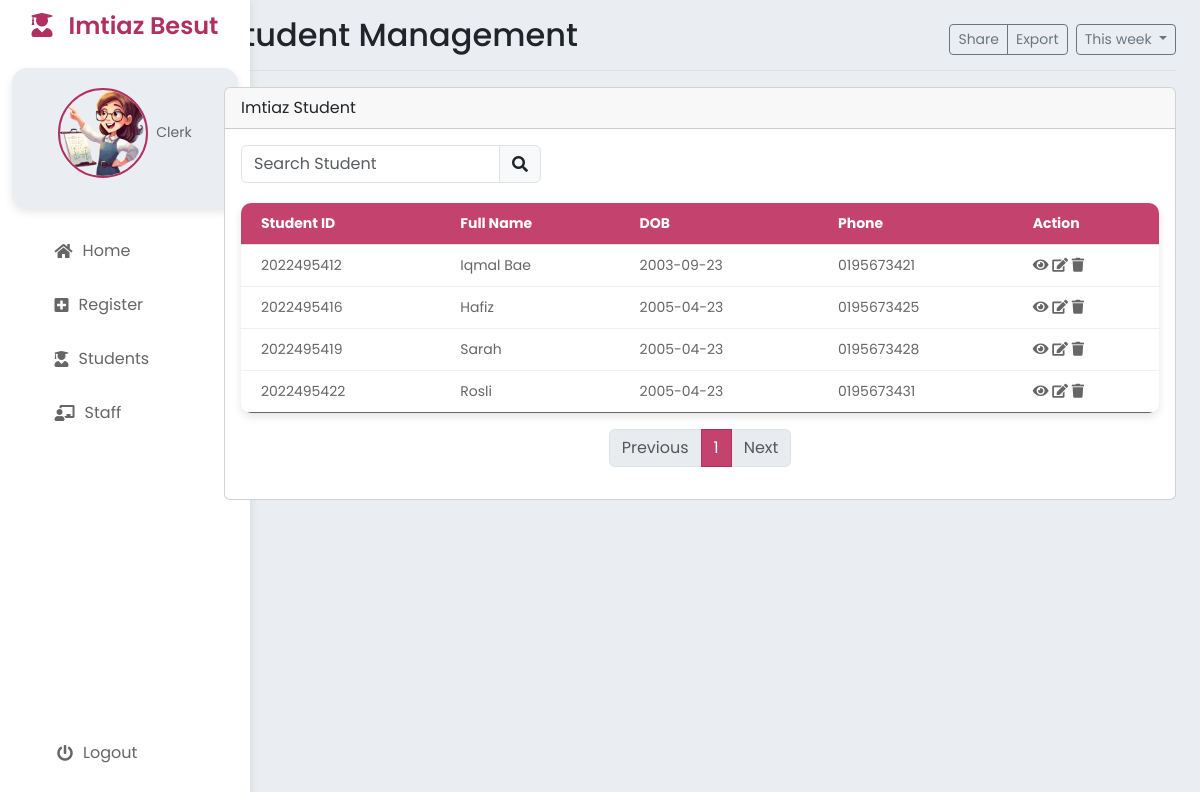
/StaffStudent.php, run on an earlier commit of the app's database.
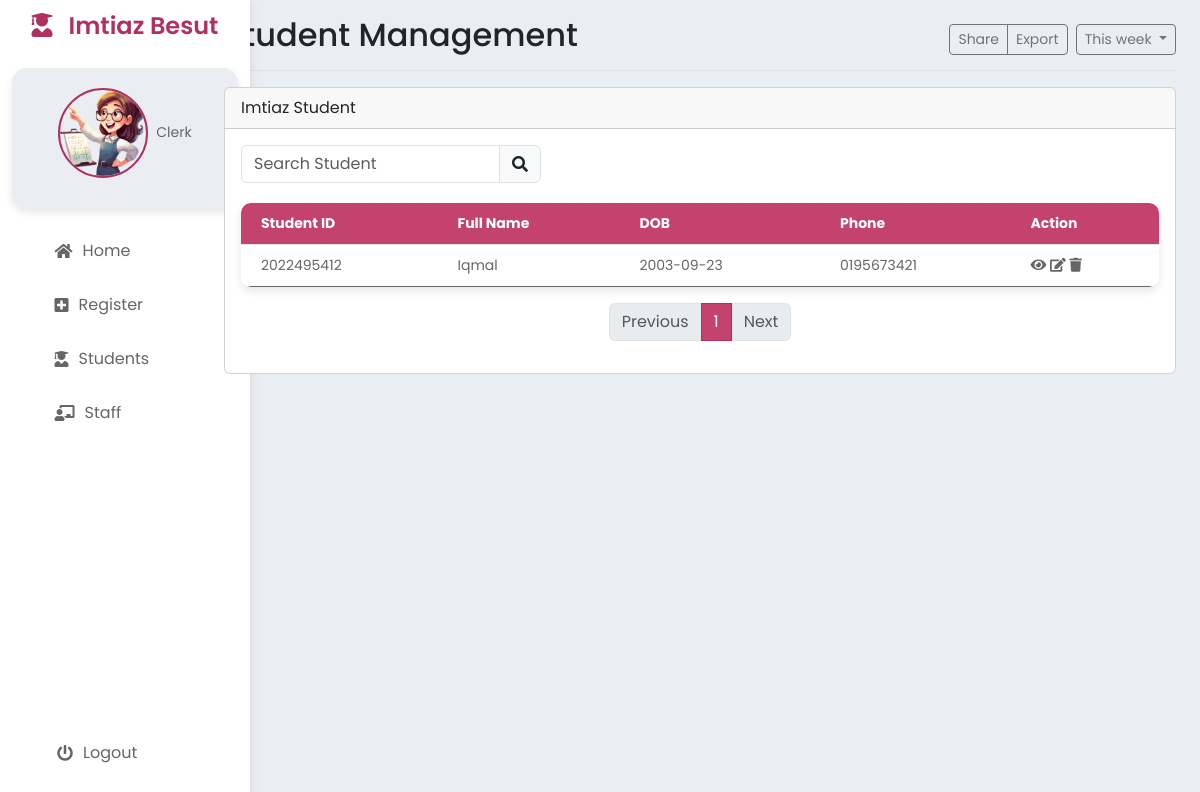
And on a later commit of the database.
### tables this page shows
CREATE TABLE `student` (
  `studID` int NOT NULL,
  `studName` varchar(50) NOT NULL,
  `studIC` varchar(12) NOT NULL,
  `studGender` varchar(2) NOT NULL,
  `studDOB` date DEFAULT NULL,
  `studPhone` varchar(15) DEFAULT NULL,
  `studState` varchar(50) DEFAULT NULL,
  `studDistrict` varchar(50) DEFAULT NULL,
  `studPoscode` int DEFAULT NULL,
  `studAddress` varchar(100) DEFAULT NULL,
  `studRace` varchar(20) DEFAULT NULL,
  `studEmail` varchar(30) DEFAULT NULL,
  `studPassword` varchar(30) DEFAULT NULL
);

### StaffStudent.php (the view, shortened to what this page needs)
<?php
$title = "Student Management";
$tableid = "studentTable";
include 'StaffHeader.php';
?>
<div class="row">
    <div class="col-md-12">
        <div class="card mb-3">
            <div class="card-header">Imtiaz Student</div>
            <div class="card-body">
                <div class="d-flex justify-content-between mb-3">
                    <div class="input-group" style="width: 300px;">
                        <input type="text" id="searchInput" class="form-control" placeholder="Search Student" onkeyup="searchStudents()">
                        <span class="input-group-text"><i class="fas fa-search"></i></span>
                    </div>
                </div>
                <table class="table" id="studentTable">
                    <thead>
                        <tr>
                            <th>Student ID</th>
                            <th>Full Name</th>
                            <th>DOB</th>
                            <th>Phone</th>
                            <th>Action</th>
                        </tr>
                    </thead>
                    <tbody>
                        <?php
                        include 'process/db.php';
                        $sql = "SELECT s.studID, s.studName, s.studDOB, s.studPhone
                        FROM student s
                        JOIN register r ON s.studID = r.studID
                        WHERE r.registerStatus = 'ACCEPTED'";
                        $result = $conn->query($sql);
                        if ($result->num_rows > 0) {
                            while ($row = $result->fetch_assoc()) {
                                echo "<tr><td>" . $row["studID"] . "</td><td>" . $row["studName"] . "</td><td>" . $row["studDOB"] . "</td><td>" . $row["studPhone"] . "</td><td>
                                    <a href='#' class='view' data-id='" . $row["studID"] . "'><i class='fas fa-eye'></i></a>
                                    <a href='#' class='edit' data-id='" . $row["studID"] . "'><i class='fas fa-edit'></i></a>
                                    <a href='#' class='delete' data-id='" . $row["studID"] . "'><i class='fas fa-trash'></i></a>
                                    </td></tr>";
                            }
                        } else {
                            echo "<tr><td colspan='5'>No results</td></tr>";
                        }
                        ?>
                    </tbody>
                </table>
                <nav aria-label="Page navigation example">
                    <ul class="pagination justify-content-center" id="pagination"></ul>
                </nav>
            </div>
        </div>
    </div>
</div>
</main>
</body>
</html>

### StaffHeader.php (shortened to what this page needs)
<!DOCTYPE html>
<html lang="en">
<head>
    <link href="https://cdn.jsdelivr.net/npm/bootstrap@5.3.3/dist/css/bootstrap.min.css" rel="stylesheet">
    <link rel="stylesheet" href="https://cdnjs.cloudflare.com/ajax/libs/font-awesome/5.15.3/css/all.min.css">
    <link rel="stylesheet" href="styles.css">
</head>
<body>
    <div class="container-fluid">
        <div class="row">
            <nav class="sidebar col-md-2 d-none d-md-block">
                <div class="logo mb-5">
                    <h4><i class="fas fa-user-graduate me-3"></i>Imtiaz Besut</h4>
                </div>
                <div class="profile mb-3 ">
                    <img src="staff.png" alt="">
                    <div class="profile-info ms-2">
                        <p>Clerk</p>
                    </div>
                </div>
                <ul class="nav flex-column">
                    <li class="nav-item"><a href="StaffDashboard.php" class="nav-link"><i class="fas fa-home"></i>Home</a></li>
                    <li class="nav-item"><a href="StaffRegister.php" class="nav-link"><i class="fas fa-plus-square"></i>Register</a></li>
                    <li class="nav-item"><a href="StaffStudent.php" class="nav-link"><i class="fas fa-user-graduate"></i>Students</a></li>
                    <li class="nav-item"><a href="StaffStaff.php" class="nav-link"><i class="fas fa-chalkboard-teacher"></i>Staff</a></li>
                    <li class="nav-item logout"><a href="MainLogout.php" class="nav-link"><i class="fas fa-power-off"></i>Logout</a></li>
                </ul>
            </nav>
            <main class="col-md-10 ms-sm-auto col-lg-10 px-md-4">
                <div class="d-flex justify-content-between flex-wrap flex-md-nowrap align-items-center pt-3 pb-2 mb-3 border-bottom">
                    <h1 class="h2"><?php echo $title ?></h1>
                    <div class="btn-toolbar mb-2 mb-md-0">
                        <div class="btn-group me-2">
                            <button type="button" class="btn btn-sm btn-outline-secondary" onclick="printPage()">Share</button>
                            <button type="button" class="btn btn-sm btn-outline-secondary" onclick="exportTableToExcel('<?php echo $tableid ?>', '<?php echo $tableid ?>')">Export</button>
                        </div>
                        <button type="button" class="btn btn-sm btn-outline-secondary dropdown-toggle">
                            This week
                        </button>
                    </div>
                </div>

### styles.css (style rules this page uses)
:root { --background-color: #EAEEF3; --pop-color: #fff; --active-font-color: #B03060; --softer-color: #c4436e; }
* { margin: 0; padding: 0; box-sizing: border-box; font-family: 'Poppins', sans-serif; }
body { display: flex; min-height: 100vh; background: var(--background-color); }
.sidebar { width: 250px; height: 100vh; background: var(--pop-color); position: fixed; display: flex; flex-direction: column; align-items: center; box-shadow: 0 0 10px rgba(0, 0, 0, 0.1); }
.logo { text-align: center; width: 100%; height: 60px; display: flex; justify-content: center; align-items: center; }
.logo h4 { font-size: 24px; font-weight: 600; color: var(--active-font-color); }
.profile { width: 100%; display: flex; justify-content: center; align-items: center; padding: 20px 0; margin-top: -40px; background-color: var(--background-color); border-radius: 15px; box-shadow: 0 4px 8px rgba(0, 0, 0, 0.1); transition: transform 0.3s; }
.profile img { width: 90px; height: 90px; border-radius: 50%; margin-bottom: 10px; border: 2px solid var(--active-font-color); }
.profile p { font-size: 14px; color: #666; }
.sidebar ul { list-style: none; width: 100%; padding: 0; }
.sidebar ul li { width: 100%; }
.sidebar ul li a { display: flex; align-items: center; padding: 10px 20px; text-decoration: none; width: 80%; margin: 5px auto; border-radius: 5px; color: #666; transition: background 0.3s, color 0.3s; }
.sidebar ul li a i { margin-right: 10px; }
.logout { position: absolute; bottom: 20px; }
.table { width: 100%; border-collapse: collapse; margin-top: 20px; box-shadow: 0 4px 8px rgba(0, 0, 0, 0.1); border-radius: 10px; overflow: hidden; }
.table thead th { background-color: var(--softer-color) ; color: #fff; font-size: 14px; text-align: left; padding: 10px 20px; }
.table tbody tr { border-bottom: 1px solid #f0f0f0; transition: background 0.3s; }
.table tbody tr:last-child { border-bottom: none; }
.table tbody td { font-size: 14px; color: #666; padding: 10px 20px; }
.table i { color: #666; }
a { color: var(--active-font-color); text-decoration: none; transition: color 0.3s; }

What changed in the data, as far as the page shows it:
removed student: studID "2022495416", studName "Hafiz", studDOB "2005-04-23", studPhone "0195673425"
removed student: studID "2022495419", studName "Sarah", studDOB "2005-04-23", studPhone "0195673428"
removed student: studID "2022495422", studName "Rosli", studDOB "2005-04-23", studPhone "0195673431"
changed student id 2022495412: studName "Iqmal Bae" → "Iqmal"
